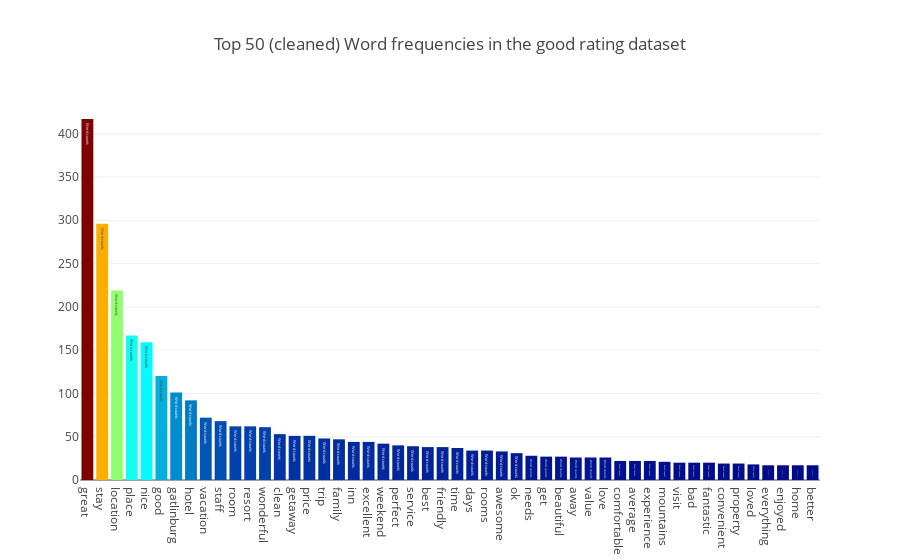

This figure's notebook cell:
### Code cell
##For bad rating
## function to find the frequency of the words before removal of stopwords
def freq_without_removal(col_name):
    all_words = good_rating[col_name].str.split(expand=True).unstack().value_counts()
    data = [go.Bar(
            x = all_words.index.values[0:50],
            y = all_words.values[0:50],
            marker= dict(colorscale='Jet',
                         color = all_words.values[0:100]
                        ),
            text='Word counts'
            )]

    layout = go.Layout(
        title='Top 50 (cleaned) Word frequencies in the good rating dataset'
    )

    fig = go.Figure(data=data, layout=layout)

    py.iplot(fig, filename='basic-bar')
freq_without_removal('main_review')

### Figure 1 — Plotly figure (JSON) as saved in the notebook; plotly's stock layout.template omitted (floating-point values rounded to 4 significant figures)
{"data": [{"marker": {"color": [417, 296, 219, 167, 159, 120, 101, 92, 72, 68, 62, 62, 61, 53, 51, 51, 48, 47, 44, 44, 42, 40, 39, 38, 38, 37, 34, 34, 33, 31, 28, 27, 27, 26, 26, 26, 22, 22, 22, 21, 20, 20, 20, 19, 19, 18, 17, 17, 17, 17, 17, 16, 16, 15, 15, 15, 15, 14, 14, 14, 14, 13, 13, 12, 12, 12, 12, 11, 11, 11, 11, 11, 11, 11, 10, 10, 10, 10, 10, 10, 10, 10, 9, 9, 9, 9, 9, 9, 9, 9, 9, 8, 8, 8, 8, 8, 8, 8, 8, 8], "colorscale": "Jet"}, "text": "Word counts", "type": "bar", "uid": "310b6100-f9cf-11e8-a1ed-8abb479a1a0c", "x": ["great", "stay", "location", "place", "nice", "good", "gatlinburg", "hotel", "vacation", "staff", "room", "resort", "wonderful", "clean", "getaway", "price", "trip", "family", "inn", "excellent", "weekend", "perfect", "service", "best", "friendly", "time", "days", "rooms", "awesome", "ok", "needs", "get", "beautiful", "away", "value", "love", "comfortable", "average", "experience", "mountains", "visit", "bad", "fantastic", "convenient", "property", "loved", "everything", "enjoyed", "home", "better"], "y": [417, 296, 219, 167, 159, 120, 101, 92, 72, 68, 62, 62, 61, 53, 51, 51, 48, 47, 44, 44, 42, 40, 39, 38, 38, 37, 34, 34, 33, 31, 28, 27, 27, 26, 26, 26, 22, 22, 22, 21, 20, 20, 20, 19, 19, 18, 17, 17, 17, 17]}], "layout": {"title": "Top 50 (cleaned) Word frequencies in the good rating dataset"}}
